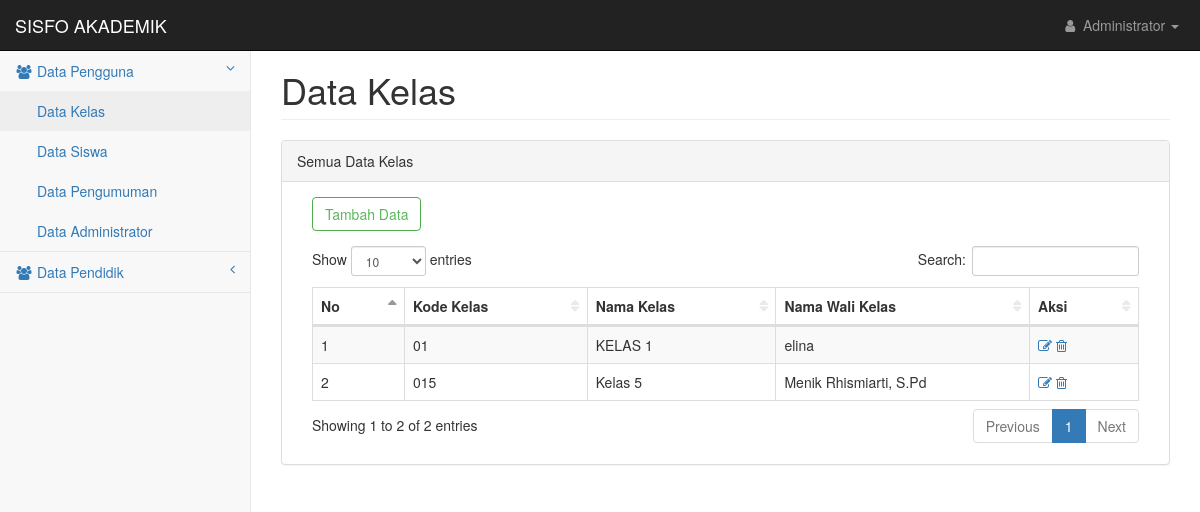
/pages/kelas.php (signed in), run on an earlier commit of the app's database.
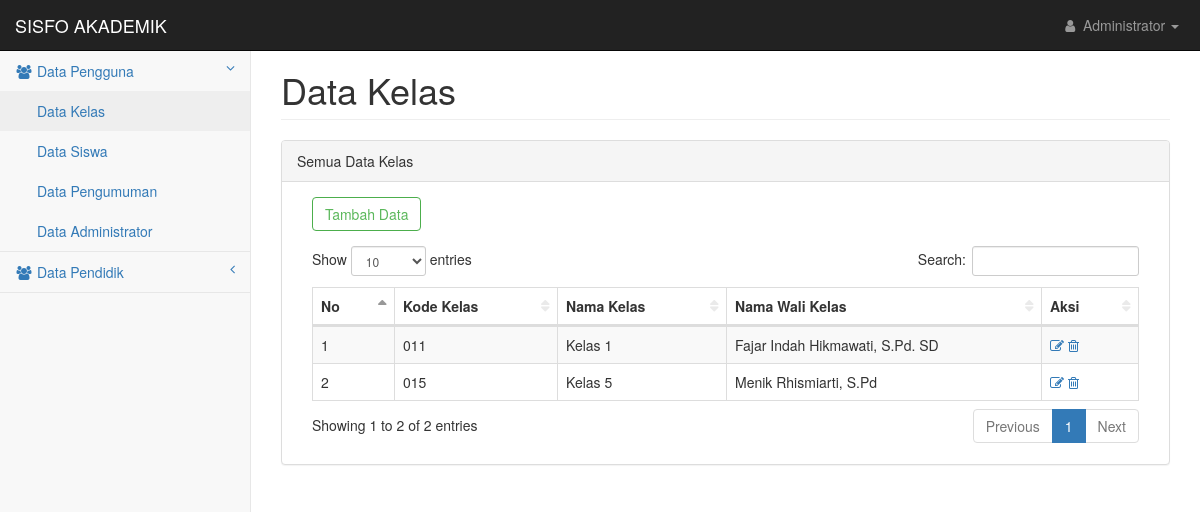
And on a later commit of the database.
### tables this page shows
CREATE TABLE `tb_kelas` (
  `kd_kelas` varchar(10) NOT NULL,
  `nm_kelas` varchar(60) NOT NULL,
  `nip` char(20) NOT NULL
);

CREATE TABLE `tb_guru` (
  `nip` char(20) NOT NULL,
  `nm_guru` varchar(50) NOT NULL,
  `jns_kel` varchar(1) NOT NULL,
  `alamat` varchar(50) NOT NULL,
  `pend_terakhir` varchar(10) NOT NULL,
  `jabatan` varchar(30) NOT NULL,
  `status` varchar(15) NOT NULL
);

### pages/kelas.php (the view, shortened to what this page needs)
<?php
include 'header.php';
?>
            <div id="page-wrapper">
                <div class="container-fluid">
                    <div class="row">
                        <div class="col-lg-12">
                            <h1 class="page-header">Data Kelas</h1>
                        </div>
                    </div>
                    <div class="row">
                        <div class="col-lg-12">
                            <div class="panel panel-default">
                                <div class="panel-heading">
                                    Semua Data Kelas
                                </div>
                                <div class="panel-body">
                                <?php if($level != 'Kepala Sekolah'){
                                       echo "<div class='form-group col-md-3'>
                                            <a href='add_kelas.php'><button type='button' class='btn btn-outline btn-success'>Tambah Data</button></a>
                                        </div>";
                                }
                                ?>
                                    <div class="table-responsive col-md-12">
                                        <table class="table table-striped table-bordered table-hover" id="dataTables-example">
                                            <thead>
                                                <tr>
                                                    <th>No</th>
                                                    <th>Kode Kelas</th>
                                                    <th>Nama Kelas</th>
                                                    <th>Nama Wali Kelas</th>
                                                    <?php if($level != 'Kepala Sekolah'){
                                                    echo "<th>Aksi</th>";
                                                    }
                                                    ?>
                                                </tr>
                                            </thead>
                                            <tbody>
                                                <?php
                                                $no = 1;
                                                $sql = mysqli_query($connect, "Select * from tb_kelas a, tb_guru b WHERE a.nip=b.nip");
                                                while($data = mysqli_fetch_array($sql)){
                                                ?>
                                                <tr class="odd gradeX">
                                                    <td><?php echo $no++; ?></td>
                                                    <td><?php echo $data['kd_kelas']; ?></td>
                                                    <td><?php echo $data['nm_kelas']; ?></td>
                                                    <td><?php echo $data['nm_guru']; ?></td>
                                                    <?php if($level != 'Kepala Sekolah'){
                                                   echo "<td><a href='edit_kelas.php?id=$data[kd_kelas]'><i class='fa fa-edit' aria-hidden='true' title='Edit'></i></a>&nbsp;<a href='del_kelas.php?id=$data[kd_kelas]' onclick='javascript: return confirm('Anda yakin hapus ?')'><i class='fa fa-trash-o' aria-hidden='true' title='Delete'></i></a></td>";
                                                    }
                                                    ?>
                                                </tr>
                                                <?php } ?>
                                            </tbody>
                                        </table>
                                    </div>
                                </div>
                            </div>
                        </div>
                    </div>
                </div>
            </div>
<?php include 'footer.php'; ?>

What changed in the data, as far as the page shows it:
removed tb_kelas: kd_kelas "01", nm_kelas "KELAS 1", tb_guru.nm_guru "elina"
added tb_kelas: kd_kelas "011", nm_kelas "Kelas 1", tb_guru.nm_guru "Fajar Indah Hikmawati, S.Pd. SD"
